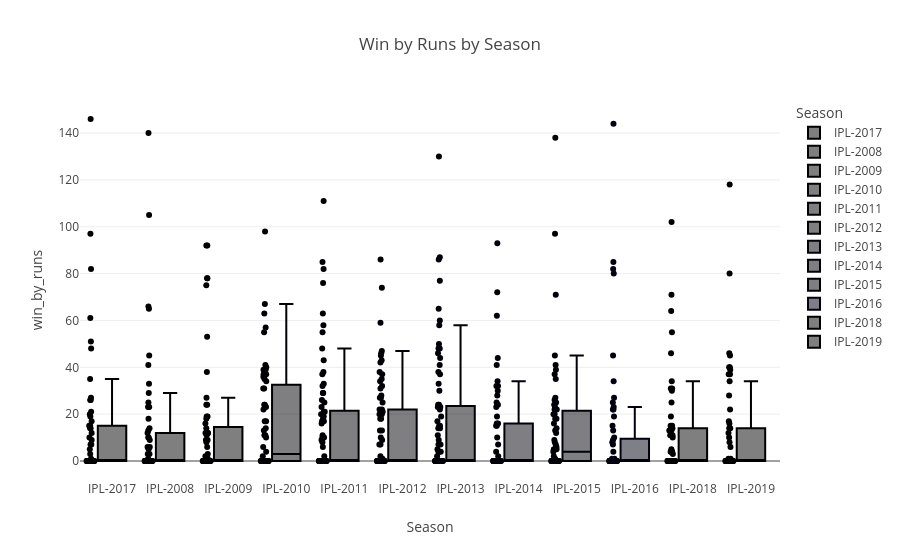

The code cell stored with this chart in its notebook:
### Code cell
fig = px.box(df, x="Season", y="win_by_runs", color="Season", title="Win by Runs by Season", points="all")
fig.show()

### Figure 1 — Plotly figure (JSON) as saved in the notebook; plotly's stock layout.template omitted (floating-point values rounded to 4 significant figures)
{"data": [{"alignmentgroup": "True", "boxpoints": "all", "hovertemplate": "Season=%{x}<br>win_by_runs=%{y}<extra></extra>", "legendgroup": "IPL-2017", "marker": {"color": "#000001"}, "name": "IPL-2017", "notched": false, "offsetgroup": "IPL-2017", "orientation": "v", "showlegend": true, "type": "box", "x": ["IPL-2017", "IPL-2017", "IPL-2017", "IPL-2017", "IPL-2017", "IPL-2017", "IPL-2017", "IPL-2017", "IPL-2017", "IPL-2017", "IPL-2017", "IPL-2017", "IPL-2017", "IPL-2017", "IPL-2017", "IPL-2017", "IPL-2017", "IPL-2017", "IPL-2017", "IPL-2017", "IPL-2017", "IPL-2017", "IPL-2017", "IPL-2017", "IPL-2017", "IPL-2017", "IPL-2017", "IPL-2017", "IPL-2017", "IPL-2017", "IPL-2017", "IPL-2017", "IPL-2017", "IPL-2017", "IPL-2017", "IPL-2017", "IPL-2017", "IPL-2017", "IPL-2017", "IPL-2017", "IPL-2017", "IPL-2017", "IPL-2017", "IPL-2017", "IPL-2017", "IPL-2017", "IPL-2017", "IPL-2017", "IPL-2017", "IPL-2017", "IPL-2017", "IPL-2017", "IPL-2017", "IPL-2017", "IPL-2017", "IPL-2017", "IPL-2017", "IPL-2017", "IPL-2017"], "x0": " ", "xaxis": "x", "y": [35, 0, 0, 0, 15, 0, 0, 0, 97, 0, 0, 0, 0, 17, 51, 0, 27, 0, 5, 21, 15, 0, 0, 14, 0, 26, 82, 3, 0, 0, 0, 26, 61, 0, 0, 48, 0, 0, 0, 0, 0, 19, 12, 146, 0, 0, 0, 14, 0, 7, 7, 0, 9, 0, 10, 20, 0, 0, 1], "y0": " ", "yaxis": "y"}, {"alignmentgroup": "True", "boxpoints": "all", "hovertemplate": "Season=%{x}<br>win_by_runs=%{y}<extra></extra>", "legendgroup": "IPL-2008", "marker": {"color": "#000002"}, "name": "IPL-2008", "notched": false, "offsetgroup": "IPL-2008", "orientation": "v", "showlegend": true, "type": "box", "x": ["IPL-2008", "IPL-2008", "IPL-2008", "IPL-2008", "IPL-2008", "IPL-2008", "IPL-2008", "IPL-2008", "IPL-2008", "IPL-2008", "IPL-2008", "IPL-2008", "IPL-2008", "IPL-2008", "IPL-2008", "IPL-2008", "IPL-2008", "IPL-2008", "IPL-2008", "IPL-2008", "IPL-2008", "IPL-2008", "IPL-2008", "IPL-2008", "IPL-2008", "IPL-2008", "IPL-2008", "IPL-2008", "IPL-2008", "IPL-2008", "IPL-2008", "IPL-2008", "IPL-2008", "IPL-2008", "IPL-2008", "IPL-2008", "IPL-2008", "IPL-2008", "IPL-2008", "IPL-2008", "IPL-2008", "IPL-2008", "IPL-2008", "IPL-2008", "IPL-2008", "IPL-2008", "IPL-2008", "IPL-2008", "IPL-2008", "IPL-2008", "IPL-2008", "IPL-2008", "IPL-2008", "IPL-2008", "IPL-2008", "IPL-2008", "IPL-2008", "IPL-2008"], "x0": " ", "xaxis": "x", "y": [140, 33, 0, 0, 0, 0, 0, 6, 0, 66, 0, 0, 0, 0, 13, 0, 10, 0, 45, 0, 0, 9, 29, 0, 0, 0, 0, 0, 5, 0, 0, 18, 23, 0, 0, 23, 0, 41, 12, 0, 6, 65, 25, 3, 0, 0, 1, 14, 0, 0, 10, 3, 0, 0, 0, 105, 0, 0], "y0": " ", "yaxis": "y"}, {"alignmentgroup": "True", "boxpoints": "all", "hovertemplate": "Season=%{x}<br>win_by_runs=%{y}<extra></extra>", "legendgroup": "IPL-2009", "marker": {"color": "#000003"}, "name": "IPL-2009", "notched": false, "offsetgroup": "IPL-2009", "orientation": "v", "showlegend": true, "type": "box", "x": ["IPL-2009", "IPL-2009", "IPL-2009", "IPL-2009", "IPL-2009", "IPL-2009", "IPL-2009", "IPL-2009", "IPL-2009", "IPL-2009", "IPL-2009", "IPL-2009", "IPL-2009", "IPL-2009", "IPL-2009", "IPL-2009", "IPL-2009", "IPL-2009", "IPL-2009", "IPL-2009", "IPL-2009", "IPL-2009", "IPL-2009", "IPL-2009", "IPL-2009", "IPL-2009", "IPL-2009", "IPL-2009", "IPL-2009", "IPL-2009", "IPL-2009", "IPL-2009", "IPL-2009", "IPL-2009", "IPL-2009", "IPL-2009", "IPL-2009", "IPL-2009", "IPL-2009", "IPL-2009", "IPL-2009", "IPL-2009", "IPL-2009", "IPL-2009", "IPL-2009", "IPL-2009", "IPL-2009", "IPL-2009", "IPL-2009", "IPL-2009", "IPL-2009", "IPL-2009", "IPL-2009", "IPL-2009", "IPL-2009", "IPL-2009", "IPL-2009"], "x0": " ", "xaxis": "x", "y": [19, 75, 0, 0, 92, 11, 24, 9, 0, 0, 12, 0, 27, 0, 92, 0, 0, 3, 0, 38, 9, 8, 0, 18, 0, 0, 78, 78, 0, 19, 0, 12, 0, 0, 0, 16, 0, 53, 0, 0, 12, 0, 2, 0, 0, 0, 1, 14, 0, 0, 0, 24, 0, 12, 0, 0, 6], "y0": " ", "yaxis": "y"}, {"alignmentgroup": "True", "boxpoints": "all", "hovertemplate": "Season=%{x}<br>win_by_runs=%{y}<extra></extra>", "legendgroup": "IPL-2010", "marker": {"color": "#000004"}, "name": "IPL-2010", "notched": false, "offsetgroup": "IPL-2010", "orientation": "v", "showlegend": true, "type": "box", "x": ["IPL-2010", "IPL-2010", "IPL-2010", "IPL-2010", "IPL-2010", "IPL-2010", "IPL-2010", "IPL-2010", "IPL-2010", "IPL-2010", "IPL-2010", "IPL-2010", "IPL-2010", "IPL-2010", "IPL-2010", "IPL-2010", "IPL-2010", "IPL-2010", "IPL-2010", "IPL-2010", "IPL-2010", "IPL-2010", "IPL-2010", "IPL-2010", "IPL-2010", "IPL-2010", "IPL-2010", "IPL-2010", "IPL-2010", "IPL-2010", "IPL-2010", "IPL-2010", "IPL-2010", "IPL-2010", "IPL-2010", "IPL-2010", "IPL-2010", "IPL-2010", "IPL-2010", "IPL-2010", "IPL-2010", "IPL-2010", "IPL-2010", "IPL-2010", "IPL-2010", "IPL-2010", "IPL-2010", "IPL-2010", "IPL-2010", "IPL-2010", "IPL-2010", "IPL-2010", "IPL-2010", "IPL-2010", "IPL-2010", "IPL-2010", "IPL-2010", "IPL-2010", "IPL-2010", "IPL-2010"], "x0": " ", "xaxis": "x", "y": [11, 4, 0, 0, 31, 0, 0, 55, 98, 0, 0, 6, 34, 0, 10, 0, 0, 36, 31, 0, 0, 39, 17, 17, 41, 40, 0, 0, 67, 24, 0, 23, 63, 0, 37, 2, 24, 0, 14, 0, 0, 0, 0, 0, 37, 13, 39, 0, 0, 0, 0, 57, 0, 0, 11, 0, 35, 38, 0, 22], "y0": " ", "yaxis": "y"}, {"alignmentgroup": "True", "boxpoints": "all", "hovertemplate": "Season=%{x}<br>win_by_runs=%{y}<extra></extra>", "legendgroup": "IPL-2011", "marker": {"color": "#000005"}, "name": "IPL-2011", "notched": false, "offsetgroup": "IPL-2011", "orientation": "v", "showlegend": true, "type": "box", "x": ["IPL-2011", "IPL-2011", "IPL-2011", "IPL-2011", "IPL-2011", "IPL-2011", "IPL-2011", "IPL-2011", "IPL-2011", "IPL-2011", "IPL-2011", "IPL-2011", "IPL-2011", "IPL-2011", "IPL-2011", "IPL-2011", "IPL-2011", "IPL-2011", "IPL-2011", "IPL-2011", "IPL-2011", "IPL-2011", "IPL-2011", "IPL-2011", "IPL-2011", "IPL-2011", "IPL-2011", "IPL-2011", "IPL-2011", "IPL-2011", "IPL-2011", "IPL-2011", "IPL-2011", "IPL-2011", "IPL-2011", "IPL-2011", "IPL-2011", "IPL-2011", "IPL-2011", "IPL-2011", "IPL-2011", "IPL-2011", "IPL-2011", "IPL-2011", "IPL-2011", "IPL-2011", "IPL-2011", "IPL-2011", "IPL-2011", "IPL-2011", "IPL-2011", "IPL-2011", "IPL-2011", "IPL-2011", "IPL-2011", "IPL-2011", "IPL-2011", "IPL-2011", "IPL-2011", "IPL-2011", "IPL-2011", "IPL-2011", "IPL-2011", "IPL-2011", "IPL-2011", "IPL-2011", "IPL-2011", "IPL-2011", "IPL-2011", "IPL-2011", "IPL-2011", "IPL-2011", "IPL-2011"], "x0": " ", "xaxis": "x", "y": [2, 0, 0, 0, 0, 9, 0, 0, 0, 0, 33, 0, 0, 21, 0, 0, 0, 0, 16, 0, 6, 48, 8, 0, 29, 37, 0, 25, 0, 0, 55, 17, 0, 26, 38, 0, 0, 19, 23, 0, 20, 0, 21, 17, 0, 85, 10, 32, 0, 0, 63, 0, 76, 0, 18, 0, 0, 10, 29, 0, 0, 111, 11, 0, 0, 82, 0, 0, 0, 0, 0, 43, 58], "y0": " ", "yaxis": "y"}, {"alignmentgroup": "True", "boxpoints": "all", "hovertemplate": "Season=%{x}<br>win_by_runs=%{y}<extra></extra>", "legendgroup": "IPL-2012", "marker": {"color": "#000006"}, "name": "IPL-2012", "notched": false, "offsetgroup": "IPL-2012", "orientation": "v", "showlegend": true, "type": "box", "x": ["IPL-2012", "IPL-2012", "IPL-2012", "IPL-2012", "IPL-2012", "IPL-2012", "IPL-2012", "IPL-2012", "IPL-2012", "IPL-2012", "IPL-2012", "IPL-2012", "IPL-2012", "IPL-2012", "IPL-2012", "IPL-2012", "IPL-2012", "IPL-2012", "IPL-2012", "IPL-2012", "IPL-2012", "IPL-2012", "IPL-2012", "IPL-2012", "IPL-2012", "IPL-2012", "IPL-2012", "IPL-2012", "IPL-2012", "IPL-2012", "IPL-2012", "IPL-2012", "IPL-2012", "IPL-2012", "IPL-2012", "IPL-2012", "IPL-2012", "IPL-2012", "IPL-2012", "IPL-2012", "IPL-2012", "IPL-2012", "IPL-2012", "IPL-2012", "IPL-2012", "IPL-2012", "IPL-2012", "IPL-2012", "IPL-2012", "IPL-2012", "IPL-2012", "IPL-2012", "IPL-2012", "IPL-2012", "IPL-2012", "IPL-2012", "IPL-2012", "IPL-2012", "IPL-2012", "IPL-2012", "IPL-2012", "IPL-2012", "IPL-2012", "IPL-2012", "IPL-2012", "IPL-2012", "IPL-2012", "IPL-2012", "IPL-2012", "IPL-2012", "IPL-2012", "IPL-2012", "IPL-2012", "IPL-2012"], "x0": " ", "xaxis": "x", "y": [0, 0, 28, 31, 20, 74, 22, 22, 0, 42, 0, 27, 0, 0, 0, 0, 0, 2, 59, 0, 0, 0, 0, 0, 13, 0, 0, 20, 0, 0, 46, 0, 0, 18, 37, 7, 47, 1, 0, 0, 13, 0, 0, 1, 10, 7, 43, 0, 0, 0, 0, 25, 0, 0, 35, 27, 0, 45, 0, 0, 0, 0, 32, 0, 21, 0, 0, 34, 9, 0, 18, 38, 86, 0], "y0": " ", "yaxis": "y"}, {"alignmentgroup": "True", "boxpoints": "all", "hovertemplate": "Season=%{x}<br>win_by_runs=%{y}<extra></extra>", "legendgroup": "IPL-2013", "marker": {"color": "#000007"}, "name": "IPL-2013", "notched": false, "offsetgroup": "IPL-2013", "orientation": "v", "showlegend": true, "type": "box", "x": ["IPL-2013", "IPL-2013", "IPL-2013", "IPL-2013", "IPL-2013", "IPL-2013", "IPL-2013", "IPL-2013", "IPL-2013", "IPL-2013", "IPL-2013", "IPL-2013", "IPL-2013", "IPL-2013", "IPL-2013", "IPL-2013", "IPL-2013", "IPL-2013", "IPL-2013", "IPL-2013", "IPL-2013", "IPL-2013", "IPL-2013", "IPL-2013", "IPL-2013", "IPL-2013", "IPL-2013", "IPL-2013", "IPL-2013", "IPL-2013", "IPL-2013", "IPL-2013", "IPL-2013", "IPL-2013", "IPL-2013", "IPL-2013", "IPL-2013", "IPL-2013", "IPL-2013", "IPL-2013", "IPL-2013", "IPL-2013", "IPL-2013", "IPL-2013", "IPL-2013", "IPL-2013", "IPL-2013", "IPL-2013", "IPL-2013", "IPL-2013", "IPL-2013", "IPL-2013", "IPL-2013", "IPL-2013", "IPL-2013", "IPL-2013", "IPL-2013", "IPL-2013", "IPL-2013", "IPL-2013", "IPL-2013", "IPL-2013", "IPL-2013", "IPL-2013", "IPL-2013", "IPL-2013", "IPL-2013", "IPL-2013", "IPL-2013", "IPL-2013", "IPL-2013", "IPL-2013", "IPL-2013", "IPL-2013", "IPL-2013", "IPL-2013"], "x0": " ", "xaxis": "x", "y": [0, 2, 22, 5, 9, 0, 0, 19, 44, 0, 0, 0, 0, 41, 0, 48, 0, 24, 4, 0, 11, 87, 86, 0, 0, 0, 0, 0, 0, 130, 7, 0, 0, 0, 0, 58, 14, 15, 0, 4, 37, 0, 0, 15, 17, 0, 0, 0, 60, 0, 0, 0, 65, 77, 0, 46, 4, 0, 30, 0, 0, 0, 0, 7, 33, 14, 0, 23, 50, 38, 24, 0, 48, 0, 0, 23], "y0": " ", "yaxis": "y"}, {"alignmentgroup": "True", "boxpoints": "all", "hovertemplate": "Season=%{x}<br>win_by_runs=%{y}<extra></extra>", "legendgroup": "IPL-2014", "marker": {"color": "#000008"}, "name": "IPL-2014", "notched": false, "offsetgroup": "IPL-2014", "orientation": "v", "showlegend": true, "type": "box", "x": ["IPL-2014", "IPL-2014", "IPL-2014", "IPL-2014", "IPL-2014", "IPL-2014", "IPL-2014", "IPL-2014", "IPL-2014", "IPL-2014", "IPL-2014", "IPL-2014", "IPL-2014", "IPL-2014", "IPL-2014", "IPL-2014", "IPL-2014", "IPL-2014", "IPL-2014", "IPL-2014", "IPL-2014", "IPL-2014", "IPL-2014", "IPL-2014", "IPL-2014", "IPL-2014", "IPL-2014", "IPL-2014", "IPL-2014", "IPL-2014", "IPL-2014", "IPL-2014", "IPL-2014", "IPL-2014", "IPL-2014", "IPL-2014", "IPL-2014", "IPL-2014", "IPL-2014", "IPL-2014", "IPL-2014", "IPL-2014", "IPL-2014", "IPL-2014", "IPL-2014", "IPL-2014", "IPL-2014", "IPL-2014", "IPL-2014", "IPL-2014", "IPL-2014", "IPL-2014", "IPL-2014", "IPL-2014", "IPL-2014", "IPL-2014", "IPL-2014", "IPL-2014", "IPL-2014", "IPL-2014"], "x0": " ", "xaxis": "x", "y": [41, 0, 0, 0, 0, 0, 0, 93, 72, 7, 2, 4, 0, 0, 23, 0, 0, 0, 0, 15, 34, 0, 0, 0, 10, 0, 19, 0, 44, 32, 32, 0, 0, 0, 0, 0, 0, 16, 0, 0, 62, 0, 0, 25, 0, 0, 0, 0, 30, 0, 15, 16, 0, 0, 0, 0, 28, 0, 24, 0], "y0": " ", "yaxis": "y"}, {"alignmentgroup": "True", "boxpoints": "all", "hovertemplate": "Season=%{x}<br>win_by_runs=%{y}<extra></extra>", "legendgroup": "IPL-2015", "marker": {"color": "#000009"}, "name": "IPL-2015", "notched": false, "offsetgroup": "IPL-2015", "orientation": "v", "showlegend": true, "type": "box", "x": ["IPL-2015", "IPL-2015", "IPL-2015", "IPL-2015", "IPL-2015", "IPL-2015", "IPL-2015", "IPL-2015", "IPL-2015", "IPL-2015", "IPL-2015", "IPL-2015", "IPL-2015", "IPL-2015", "IPL-2015", "IPL-2015", "IPL-2015", "IPL-2015", "IPL-2015", "IPL-2015", "IPL-2015", "IPL-2015", "IPL-2015", "IPL-2015", "IPL-2015", "IPL-2015", "IPL-2015", "IPL-2015", "IPL-2015", "IPL-2015", "IPL-2015", "IPL-2015", "IPL-2015", "IPL-2015", "IPL-2015", "IPL-2015", "IPL-2015", "IPL-2015", "IPL-2015", "IPL-2015", "IPL-2015", "IPL-2015", "IPL-2015", "IPL-2015", "IPL-2015", "IPL-2015", "IPL-2015", "IPL-2015", "IPL-2015", "IPL-2015", "IPL-2015", "IPL-2015", "IPL-2015", "IPL-2015", "IPL-2015", "IPL-2015", "IPL-2015", "IPL-2015", "IPL-2015"], "x0": " ", "xaxis": "x", "y": [0, 1, 26, 45, 0, 0, 18, 0, 0, 0, 0, 0, 0, 4, 0, 0, 18, 0, 0, 16, 27, 37, 0, 20, 97, 0, 20, 13, 0, 2, 0, 8, 0, 22, 23, 14, 24, 35, 0, 138, 7, 0, 0, 6, 39, 12, 5, 0, 22, 5, 0, 0, 9, 0, 0, 25, 71, 0, 41], "y0": " ", "yaxis": "y"}, {"alignmentgroup": "True", "boxpoints": "all", "hovertemplate": "Season=%{x}<br>win_by_runs=%{y}<extra></extra>", "legendgroup": "IPL-2016", "marker": {"color": "#000010"}, "name": "IPL-2016", "notched": false, "offsetgroup": "IPL-2016", "orientation": "v", "showlegend": true, "type": "box", "x": ["IPL-2016", "IPL-2016", "IPL-2016", "IPL-2016", "IPL-2016", "IPL-2016", "IPL-2016", "IPL-2016", "IPL-2016", "IPL-2016", "IPL-2016", "IPL-2016", "IPL-2016", "IPL-2016", "IPL-2016", "IPL-2016", "IPL-2016", "IPL-2016", "IPL-2016", "IPL-2016", "IPL-2016", "IPL-2016", "IPL-2016", "IPL-2016", "IPL-2016", "IPL-2016", "IPL-2016", "IPL-2016", "IPL-2016", "IPL-2016", "IPL-2016", "IPL-2016", "IPL-2016", "IPL-2016", "IPL-2016", "IPL-2016", "IPL-2016", "IPL-2016", "IPL-2016", "IPL-2016", "IPL-2016", "IPL-2016", "IPL-2016", "IPL-2016", "IPL-2016", "IPL-2016", "IPL-2016", "IPL-2016", "IPL-2016", "IPL-2016", "IPL-2016", "IPL-2016", "IPL-2016", "IPL-2016", "IPL-2016", "IPL-2016", "IPL-2016", "IPL-2016", "IPL-2016", "IPL-2016"], "x0": " ", "xaxis": "x", "y": [0, 0, 0, 45, 0, 0, 0, 0, 0, 0, 0, 0, 0, 0, 0, 13, 10, 0, 0, 0, 25, 34, 1, 0, 0, 27, 15, 23, 0, 0, 0, 7, 0, 0, 0, 9, 85, 0, 1, 4, 0, 0, 0, 144, 0, 0, 80, 0, 19, 82, 0, 0, 0, 0, 22, 0, 0, 22, 0, 8], "y0": " ", "yaxis": "y"}, {"alignmentgroup": "True", "boxpoints": "all", "hovertemplate": "Season=%{x}<br>win_by_runs=%{y}<extra></extra>", "legendgroup": "IPL-2018", "marker": {"color": "#000001"}, "name": "IPL-2018", "notched": false, "offsetgroup": "IPL-2018", "orientation": "v", "showlegend": true, "type": "box", "x": ["IPL-2018", "IPL-2018", "IPL-2018", "IPL-2018", "IPL-2018", "IPL-2018", "IPL-2018", "IPL-2018", "IPL-2018", "IPL-2018", "IPL-2018", "IPL-2018", "IPL-2018", "IPL-2018", "IPL-2018", "IPL-2018", "IPL-2018", "IPL-2018", "IPL-2018", "IPL-2018", "IPL-2018", "IPL-2018", "IPL-2018", "IPL-2018", "IPL-2018", "IPL-2018", "IPL-2018", "IPL-2018", "IPL-2018", "IPL-2018", "IPL-2018", "IPL-2018", "IPL-2018", "IPL-2018", "IPL-2018", "IPL-2018", "IPL-2018", "IPL-2018", "IPL-2018", "IPL-2018", "IPL-2018", "IPL-2018", "IPL-2018", "IPL-2018", "IPL-2018", "IPL-2018", "IPL-2018", "IPL-2018", "IPL-2018", "IPL-2018", "IPL-2018", "IPL-2018", "IPL-2018", "IPL-2018", "IPL-2018", "IPL-2018", "IPL-2018", "IPL-2018", "IPL-2018", "IPL-2018"], "x0": " ", "xaxis": "x", "y": [0, 0, 0, 0, 0, 10, 0, 0, 0, 0, 19, 4, 71, 46, 0, 15, 64, 0, 0, 4, 0, 4, 31, 0, 13, 55, 0, 11, 0, 13, 14, 4, 0, 0, 0, 0, 13, 0, 5, 15, 102, 0, 0, 31, 0, 0, 0, 0, 0, 3, 14, 34, 30, 0, 11, 0, 0, 25, 14, 0], "y0": " ", "yaxis": "y"}, {"alignmentgroup": "True", "boxpoints": "all", "hovertemplate": "Season=%{x}<br>win_by_runs=%{y}<extra></extra>", "legendgroup": "IPL-2019", "marker": {"color": "#000002"}, "name": "IPL-2019", "notched": false, "offsetgroup": "IPL-2019", "orientation": "v", "showlegend": true, "type": "box", "x": ["IPL-2019", "IPL-2019", "IPL-2019", "IPL-2019", "IPL-2019", "IPL-2019", "IPL-2019", "IPL-2019", "IPL-2019", "IPL-2019", "IPL-2019", "IPL-2019", "IPL-2019", "IPL-2019", "IPL-2019", "IPL-2019", "IPL-2019", "IPL-2019", "IPL-2019", "IPL-2019", "IPL-2019", "IPL-2019", "IPL-2019", "IPL-2019", "IPL-2019", "IPL-2019", "IPL-2019", "IPL-2019", "IPL-2019", "IPL-2019", "IPL-2019", "IPL-2019", "IPL-2019", "IPL-2019", "IPL-2019", "IPL-2019", "IPL-2019", "IPL-2019", "IPL-2019", "IPL-2019", "IPL-2019", "IPL-2019", "IPL-2019", "IPL-2019", "IPL-2019", "IPL-2019", "IPL-2019", "IPL-2019", "IPL-2019", "IPL-2019", "IPL-2019", "IPL-2019", "IPL-2019", "IPL-2019", "IPL-2019", "IPL-2019", "IPL-2019", "IPL-2019", "IPL-2019", "IPL-2019"], "x0": " ", "xaxis": "x", "y": [0, 0, 37, 14, 0, 28, 6, 0, 0, 0, 118, 8, 14, 0, 37, 0, 0, 22, 40, 0, 0, 0, 0, 0, 0, 0, 0, 0, 0, 39, 0, 12, 0, 40, 10, 0, 0, 0, 1, 0, 0, 17, 0, 46, 0, 16, 34, 45, 0, 80, 0, 0, 0, 0, 0, 0, 0, 0, 0, 1], "y0": " ", "yaxis": "y"}], "layout": {"boxmode": "overlay", "legend": {"title": {"text": "Season"}, "tracegroupgap": 0}, "title": {"text": "Win by Runs by Season"}, "xaxis": {"anchor": "y", "categoryarray": ["IPL-2017", "IPL-2008", "IPL-2009", "IPL-2010", "IPL-2011", "IPL-2012", "IPL-2013", "IPL-2014", "IPL-2015", "IPL-2016", "IPL-2018", "IPL-2019"], "categoryorder": "array", "domain": [0, 1], "title": {"text": "Season"}}, "yaxis": {"anchor": "x", "domain": [0, 1], "title": {"text": "win_by_runs"}}}}
